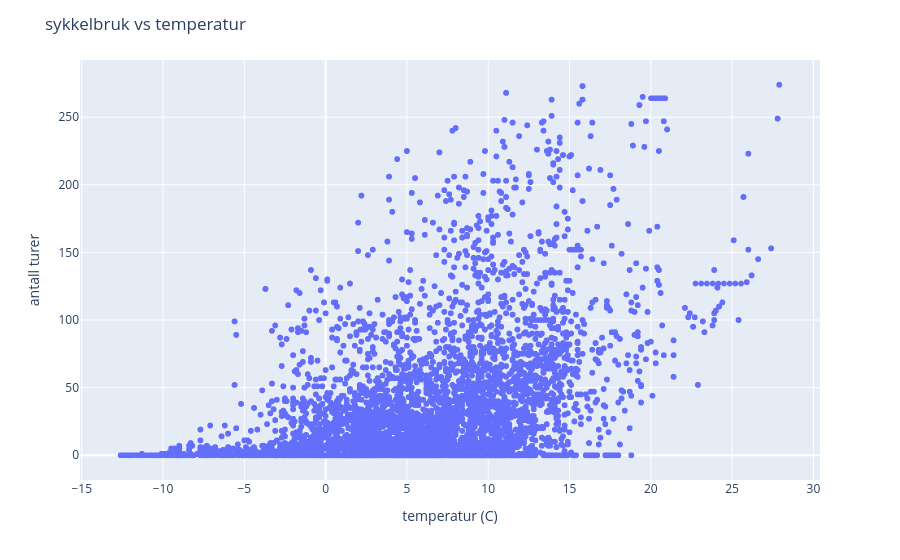

Notebook code cell kept with this figure:
### Code cell
# visualiserer sammenheng mellom sykkelbruk og temperatur via scatter
fig = px.scatter(merged_df, "temperature", "trips_count")
fig.update_layout(title="sykkelbruk vs temperatur", xaxis_title="temperatur (C)",
                  yaxis_title="antall turer")
fig.show()

### Figure 1 — Plotly figure (JSON) as saved in the notebook; plotly's stock layout.template omitted (floating-point values rounded to 4 significant figures; data arrays with more than 128 entries replaced by an {"elided": "..."} marker saying what was removed)
{"data": [{"hovertemplate": "temperature=%{x}<br>trips_count=%{y}<extra></extra>", "legendgroup": "", "marker": {"color": "#636efa", "symbol": "circle"}, "mode": "markers", "name": "", "showlegend": false, "type": "scattergl", "x": {"elided": "40029 float values"}, "xaxis": "x", "y": {"elided": "40029 int values"}, "yaxis": "y"}], "layout": {"legend": {"tracegroupgap": 0}, "margin": {"t": 60}, "title": {"text": "sykkelbruk vs temperatur"}, "xaxis": {"anchor": "y", "domain": [0, 1], "title": {"text": "temperatur (C)"}}, "yaxis": {"anchor": "x", "domain": [0, 1], "title": {"text": "antall turer"}}}}
